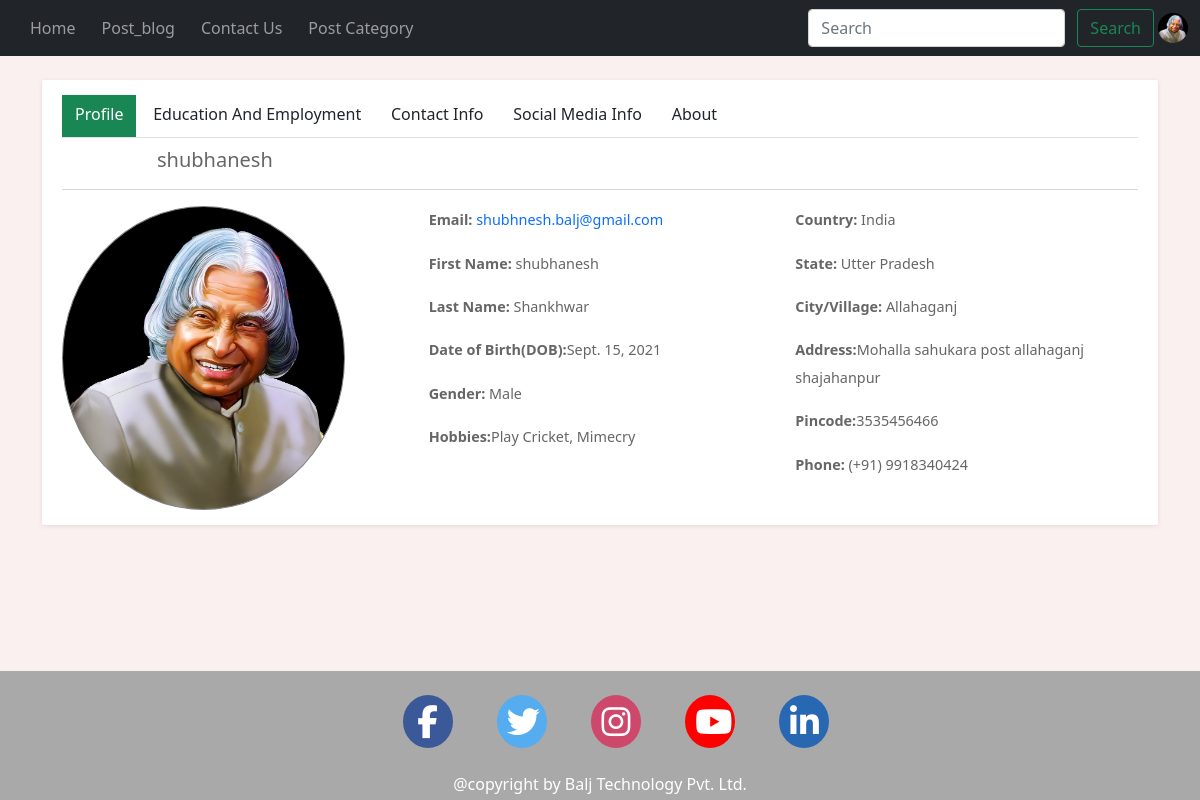
Screenshot of /publicuserprofile/1/ (signed in) with the database file from the repository.
### blog/models.py (models this page shows, shortened)
class Userprofile(models.Model):
    user = models.OneToOneField(User, on_delete=models.CASCADE, primary_key=True)
    userprofileimg=models.ImageField(upload_to="profileimage/", default="profileimage/einstein.png")
    userbannerimage=models.ImageField(upload_to="userbannerimage/", default="userbannerimage/1543903484career-launcher-logo.png")
    def create_user_profile(sender, instance, created, **kwargs):
        if created:
            Userprofile.objects.create(user=instance)
    post_save.connect(create_user_profile, sender=User)

class Profileinfoform(models.Model):
    puser = models.OneToOneField(User, on_delete=models.CASCADE)
    name=models.CharField(max_length=50, null=True)
    middlename=models.CharField(max_length=50, null=True)
    lastname = models.CharField(max_length=50, null=True)
    email = models.CharField(max_length=150, null=True)
    phoneno1 = models.CharField(max_length=13, null=True)
    phoneno2 = models.CharField(max_length=13, null=True)
    gender = models.CharField(choices=gender, max_length=7)
    address = models.CharField(max_length=250, null=True)
    permanentaddress = models.CharField(max_length=250, null=True)
    country = models.CharField(max_length=30, null=True)
    state = models.CharField(max_length=30, null=True)
    city = models.CharField(max_length=30, null=True)
    pincode=models.IntegerField(null=True)
    dob = models.DateField(null=True)
    updated_on = models.DateField(auto_now_add=True)
    about = models.CharField(max_length=250, null=True)
    university = models.CharField(max_length=150, null=True)
    startdate = models.DateField(null = True)
    completiondate = models.DateField(null = True)
    unicity = models.CharField(max_length=30, null=True)
    college = models.CharField(max_length=150, null=True)
    collegestartdate = models.DateField(null = True)
    collegecompletiondate = models.DateField(null = True)
    collegecity = models.CharField(max_length=30, null=True)
    school = models.CharField(max_length=150, null=True)
    schoolstartdate = models.DateField(null = True)
    schoolcompletiondate = models.DateField(null = True)
    schoolcity = models.CharField(max_length=30, null=True)
    company = models.CharField(max_length=30, null=True)
    experience = models.IntegerField(default=0, null=True)
    companycity = models.CharField(max_length=30, null=True)
    technicalskills = models.CharField(max_length=200,null=True)
    hobbies = models.CharField(max_length=200, null=True)
    abouthobbies = models.CharField(max_length=200, null=True)
    website = models.CharField(max_length=150, null=True)
    facebook = models.CharField(max_length=100, null=True)
    twitter = models.CharField(max_length=100, null=True)
    youtube = models.CharField(max_length=100, null=True)
    linkedin = models.CharField(max_length=100, null=True)
    def create_user_profileinfoform(sender, instance, created, **kwargs):
        if created:
            Profileinfoform.objects.create(puser=instance)
    post_save.connect(create_user_profileinfoform, sender=User)

### blog/views.py (the view)
# urls.py: path('publicuserprofile/<int:id>/', views.publicuserprofile, name='publicuserprofile'),
def publicuserprofile(request, id):
    user = User.objects.get(id=id)
    profileinfoform = Profileinfoform.objects.get(puser=user.id)
    userprofile = Userprofile.objects.get(user_id=user.id)
    context={"user": user,
             "profileinfoform": profileinfoform,
             "userprofile": userprofile,
              }
    return render(request, 'publicuserprofile.html', context=context)

### blog/templates/publicuserprofile.html (shortened to what this page needs)
{% extends 'basic.html' %}
{% block body%}
  <div class="container bootstrap snippets bootdey mt-4" sytle="border-radius: 45px;">
    <div class="row">
        <div class="col-md-12">
            <div class="grid profile">
                <div class="grid-body">
                  <nav>
                    <ul class="nav-tabs">
                        <li class="active"><a class="btn" href="#profile" data-toggle="tab">Profile</a></li>
                        <li><a class="btn" href="#educationandemployment" data-toggle="tab">Education And Employment</a></li>
                        <li><a class="btn" href="#contactinfo" data-toggle="tab">Contact Info</a></li>
                        <li><a class="btn" href="#socialmedia" data-toggle="tab">Social Media Info</a></li>
                        <li><a class="btn" href="#about" data-toggle="tab">About</a></li>
                    </ul>
                    </nav>
                    <div class="tab-content">
                        <div class="tab-pane active" id="profile">
                            <p class="lead pt-2" style="padding-left: 95px;">{{user}}</p>
                            <hr>
                            <div class="row">
                                <div class = "col-md-4">
                                  <div class="wrapper">
                                  </div>
                                </div>
                                <div class="col-md-4">
                                    <p><strong>Email:</strong> <a href="soengsouy.com">{{user.email}}</a></p>
                                    <p><strong>First Name: </strong>{{user.first_name}}</p>
                                    <p><strong>Last Name: </strong> {{user.last_name}}</p>
                                    <p><strong>Date of  Birth(DOB):</strong>{{profileinfoform.dob}}</p>
                                    <p><strong>Gender: </strong>Male</p>
                                    <p><strong>Hobbies:</strong>{{profileinfoform.hobbies}}</p>
                                </div>
                                <div class="col-md-4">
                                    <p><strong>Country: </strong>{{profileinfoform.country}}</p>
                                    <p><strong>State: </strong>{{profileinfoform.state}}</p>
                                    <p><strong>City/Village: </strong>{{profileinfoform.city}}</p>
                                    <p><strong>Address:</strong>{{profileinfoform.address}}</p>
                                    <p><strong>Pincode:</strong>{{profileinfoform.pincode}}</p>
                                    <p><strong>Phone:</strong> (+91) {{profileinfoform.phoneno1}}</p>
                                </div>
                            </div>
                        </div>
                </div>
            </div>
        </div>
    </div>
</div>
</div>
{%endblock%}

### blog/templates/basic.html (shortened to what this page needs)
<!doctype html>
<html lang="en">
  <head>
    <link rel="stylesheet" href="https://cdnjs.cloudflare.com/ajax/libs/font-awesome/4.7.0/css/font-awesome.min.css">
    <link href="https://cdn.jsdelivr.net/npm/bootstrap@5.0.2/dist/css/bootstrap.min.css" rel="stylesheet">
  </head>
  <body>
    <nav class="navbar navbar-expand-lg navbar-dark bg-dark">
      <div class="container-fluid">
        <div class="collapse navbar-collapse" id="navbarSupportedContent">
          <ul class="navbar-nav me-auto mb-2 mb-lg-0">
            {% if user.is_authenticated %}
            <li class="nav-item">
              <a class="nav-link" href="{% url 'landing' %}">Home</a>
            </li>
            <li class="nav-item">
              <a class="nav-link" href="{% url 'post_blog' %}" onclick="post_blog()">Post_blog</a>
            </li>
            <li class="nav-item">
              <a class="nav-link" href="{% url 'contactus' %}">Contact Us</a>
            </li>
            <li class="dropdown nav-item">
              <a class="dropbtn nav-link">Post Category</a>
            </li>
            {% endif %}
          </ul>
          <div class="refresh-div">
            <form class="d-flex" method="GET" action="/search">
              <input class="form-control me-2 " type="search" placeholder="Search" required aria-labelledby="search-label" id="search" name= "search">
              <button class="btn btn-outline-success mx-1" type="submit">Search</button>
            </form>
          </div>
          <ul class="login-dtl">
            {%  if request.user.is_authenticated %}
              <li class="nav-item user-img-popup">
                <img id="user-popup-img" class="img-btn" src="{{user.userprofile.userprofileimg.url}}" alt="{{ user.username }}" style="width:30px;height:30px;border-radius: 16px;"  onclick="userShow()">
              </li>
            {% endif %}
          </ul>
        </div>
      </div>
    </nav>
{% block body %}{% endblock body %}
<section class="footer-sec">
  <footer class="block-footer">
      <div>
        <div class="icons text-center pt-4">
          <ul>
            <li class="icon"><a href="https://www.facebook.com/"><i class="fa fa-facebook"> </i></a></li>
            <li class="icon"><a href="https://twitter.com/login?lang=en"><i class="fa fa-twitter"></i></a></li>
            <li class="icon"><a href="https://www.instagram.com/accounts/login/?hl=en"><i class="fa fa-instagram"></i></a></li>
            <li class="icon"><a href="https://www.youtube.com/"><i class="fa fa-youtube"></i></a></li>
            <li class="icon"><a href="https://www.linkedin.com/signup"><i class="fa fa-linkedin" aria-hidden="true"></i></a></li>
          </ul>
        </div>
        <div>
          <p class="text-white text-center height: 30px py-2">@copyright by Balj Technology Pvt. Ltd.</p>
        </div>
      </div>
  </footer>
</section>
</body>
</html>

### blog/templates/basic.html (style rules this page uses)
* { margin: 0px;padding:0px; }
body { margin:0px!important;padding:0px!important; }
ul { list-style-type: none; }
ul.login-dtl { display: contents; }
.navbar-nav li { margin-left: 10px; }
.icon { padding: 20px;font-size: 30px;width: 50px;text-align: center;text-decoration: none;list-style-type: none;display: inline; }
.icons .icon .fa { padding: 10px;font-size: 33px;width: 50px;text-align: center;text-decoration: none;border-radius: 50%; }
.icons .icon .fa.fa-facebook { background: #3B5998;color: white; }
.icons .icon .fa.fa-twitter { background: #55ACEE;color: white; }
.icons .icon .fa.fa-instagram { background: #cd486b;color: white; }
.icons .icon .fa.fa-youtube { background: #FF0000;color: white; }
.icons .icon .fa.fa-linkedin { background: #2867B2;color: white; }
a { text-decoration: none; }
.block-footer { width: 100%;height: auto;display: block;background-color: darkgray;margin-bottom: -16px;margin-top: 121px; }
html { overflow-y: scroll; }
.dropdown { position: relative;display: inline-block;cursor: pointer; }
.user-img-popup { position: relative; cursor: pointer; }

### rows the page displays
Profileinfoform: dob "Sept. 15, 2021", hobbies "Play Cricket, Mimecry", country "India", state "Utter Pradesh", city "Allahaganj", address "Mohalla sahukara post allahaganj shajahanpur", pincode "3535456466", phoneno1 "9918340424"

### other values shown
{{ user }} "shubhanesh"
{{ user.email }} "shubhnesh.balj@gmail.com"
{{ user.first_name }} "shubhanesh"
{{ user.last_name }} "Shankhwar"
